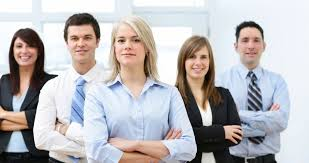
#> input picture download (1).jpg, 309 x 163 px, found by its file name
$ jupyter execute Face_detection_complete.ipynb
#> lines starting #> are read from the running program, lines starting #| are printed output that depends on the picture; after the words box and inside, x2 and y2 are one past the last pixel; in counts of white or black regions, pixels touching at a corner belong together
[cell 1]
import cv2
from google.colab.patches import cv2_imshow # Import the cv2_imshow function from google.colab.patches

# Load the pre-trained Haar Cascade classifier for face detection
face_cascade = cv2.CascadeClassifier(cv2.data.haarcascades + 'haarcascade_frontalface_default.xml')

def face_detection(image_path):
    # Read the image
#> called with image_path = '/content/download (1).jpg'
    img = cv2.imread(image_path)
#> img is the input picture: shape (163, 309, 3); mean B, G, R 186.4, 184.2, 187
    if img is None:
        print(f"Error: Unable to load image at {image_path}")
        return

    # Convert the image to grayscale
    gray = cv2.cvtColor(img, cv2.COLOR_BGR2GRAY)
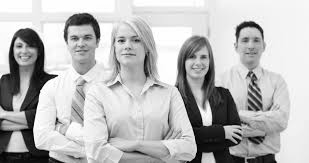
#> gray: shape (163, 309); min 0, max 255, mean 185.3

    # Detect faces in the image
    faces = face_cascade.detectMultiScale(gray, scaleFactor=1.1, minNeighbors=5, minSize=(30, 30))
#> faces = [[63, 24, 37, 37], [107, 23, 42, 42], [233, 26, 37, 37], [180, 44, 34, 34]]

    # Draw rectangles around the detected faces
    for (x, y, w, h) in faces:
        cv2.rectangle(img, (x, y), (x+w, y+h), (255, 0, 0), 2)
#> this loop made 4 passes
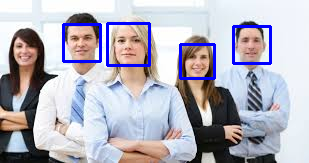
#> img: shape (163, 309, 3); 3.54% of pixels changed, all inside (x1, y1, x2, y2) = (62, 22, 272, 80)

    # Display the output using cv2_imshow instead of cv2.imshow
    cv2_imshow(img)
    cv2.waitKey(0)
    cv2.destroyAllWindows()

# Replace with your image path
image_path = '/content/download (1).jpg'
face_detection(image_path)

$ run again, with download.jpg copied over download (1).jpg
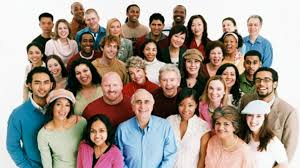
#> input picture download.jpg, 300 x 168 px, found by its file name
#> in face_detection, img is the input picture: shape (168, 300, 3); mean B, G, R 142.9, 152, 165.3
#> in face_detection, `gray = cv2.cvtColor(img, cv2.COLOR_BGR2GRAY)`:
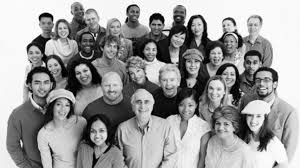
#> gray: shape (168, 300); min 0, max 255, mean 155
#> faces = ()
